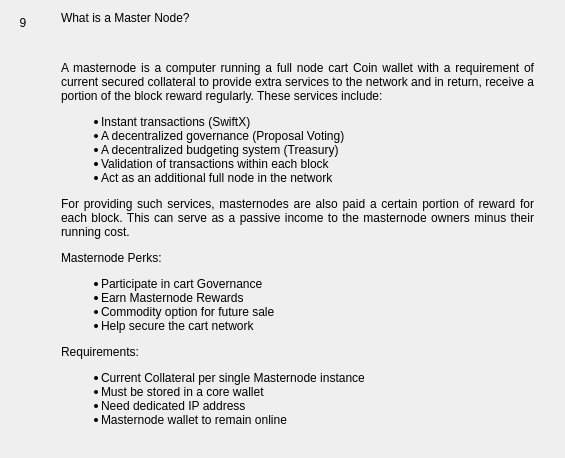
                  <widget class="QWidget" name="widgetFaq9" native="true">
                   <layout class="QHBoxLayout" name="horizontalpage_9" stretch="0,1">
                    <item alignment="Qt::AlignTop">
                     <widget class="QLabel" name="labelNumber9">
                      <property name="minimumSize">
                       <size>
                        <width>24</width>
                        <height>24</height>
                       </size>
                      </property>
                      <property name="maximumSize">
                       <size>
                        <width>16777215</width>
                        <height>24</height>
                       </size>
                      </property>
                      <property name="text">
                       <string>9</string>
                      </property>
                      <property name="alignment">
                       <set>Qt::AlignCenter</set>
                      </property>
                     </widget>
                    </item>
                    <item>
                     <layout class="QVBoxLayout" name="verticalLayoutpage_9">
                      <property name="leftMargin">
                       <number>20</number>
                      </property>
                      <property name="rightMargin">
                       <number>20</number>
                      </property>
                      <item>
                       <widget class="QLabel" name="labelSubtitle9">
                        <property name="text">
                         <string>What is a Master Node?</string>
                        </property>
                        <property name="wordWrap">
                         <bool>true</bool>
                        </property>
                       </widget>
                      </item>
                      <item>
                       <spacer name="verticalSpacer_90">
                        <property name="orientation">
                         <enum>Qt::Vertical</enum>
                        </property>
                        <property name="sizeType">
                         <enum>QSizePolicy::Fixed</enum>
                        </property>
                        <property name="sizeHint" stdset="0">
                         <size>
                          <width>20</width>
                          <height>30</height>
                         </size>
                        </property>
                       </spacer>
                      </item>
                      <item>
                       <widget class="QLabel" name="labelContent9">
                        <property name="text">
                         <string>
                           &lt;html&gt;&lt;head/&gt;&lt;body&gt;&lt;p align=&quot;justify&quot;&gt;
                           A masternode is a computer running a full node cart Coin wallet with a
                           requirement of current secured collateral to provide extra services
                           to the network and in return, receive a portion of the block reward
                           regularly.  These services include:
                           &lt;/p&gt;&lt;p align=&quot;justify&quot;&gt;

                           &lt;ul&gt;
                           &lt;li&gt;Instant transactions (SwiftX)&lt;/li&gt;
                           &lt;li&gt;A decentralized governance (Proposal Voting)&lt;/li&gt;
                           &lt;li&gt;A decentralized budgeting system (Treasury)&lt;/li&gt;
                           &lt;li&gt;Validation of transactions within each block&lt;/li&gt;
                           &lt;li&gt;Act as an additional full node in the network&lt;/li&gt;
                           &lt;/ul&gt;

                           &lt;/p&gt;&lt;p align=&quot;justify&quot;&gt;
                           For providing such services, masternodes are also paid a certain portion
                           of reward for each block. This can serve as a passive income to the
                           masternode owners minus their running cost.
                           &lt;/p&gt;&lt;p align=&quot;justify&quot;&gt;

                           Masternode Perks:
                           &lt;/p&gt;&lt;p align=&quot;justify&quot;&gt;
                           &lt;ul&gt;
                           &lt;li&gt;Participate in cart Governance&lt;/li&gt;
                           &lt;li&gt;Earn Masternode Rewards&lt;/li&gt;
                           &lt;li&gt;Commodity option for future sale&lt;/li&gt;
                           &lt;li&gt;Help secure the cart network&lt;/li&gt;
                           &lt;/ul&gt;
                           &lt;/p&gt;&lt;p align=&quot;justify&quot;&gt;

                           Requirements:
                           &lt;/p&gt;&lt;p align=&quot;justify&quot;&gt;
                           &lt;ul&gt;
                           &lt;li&gt;Current Collateral per single Masternode instance&lt;/li&gt;
                           &lt;li&gt;Must be stored in a core wallet&lt;/li&gt;
                           &lt;li&gt;Need dedicated IP address&lt;/li&gt;
                           &lt;li&gt;Masternode wallet to remain online&lt;/li&gt;
                           &lt;/ul&gt;
                           &lt;/p&gt;&lt;/body&gt;&lt;/html&gt;
                         </string>
                        </property>
                        <property name="alignment">
                         <set>Qt::AlignLeading|Qt::AlignLeft|Qt::AlignTop</set>
                        </property>
                        <property name="wordWrap">
                         <bool>true</bool>
                        </property>
                       </widget>
                      </item>
                      <item>
                       <spacer name="verticalSpacer_91">
                        <property name="orientation">
                         <enum>Qt::Vertical</enum>
                        </property>
                        <property name="sizeHint" stdset="0">
                         <size>
                          <width>20</width>
                          <height>20</height>
                         </size>
                        </property>
                       </spacer>
                      </item>
                     </layout>
                    </item>
                   </layout>
                  </widget>
